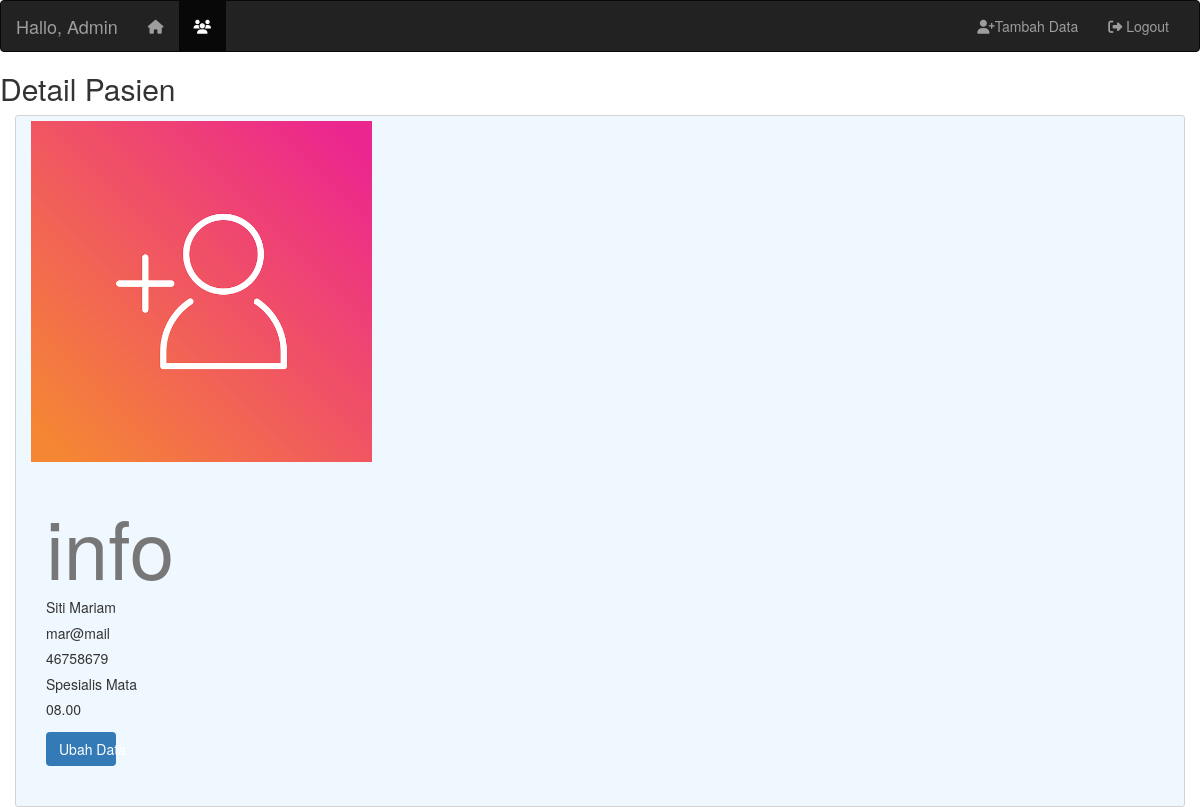
Screenshot of /detailpsn.php?id=61 with the database file from the repository.
### tables this page shows
CREATE TABLE `table_janji` (
  `id` int NOT NULL,
  `nama` varchar(255) NOT NULL,
  `email` varchar(255) NOT NULL,
  `NIK` char(50) NOT NULL,
  `spesialis` varchar(255) NOT NULL,
  `waktu` varchar(255) NOT NULL
);

### functions.php (called while the page is built, shortened)
<?php
$conn = mysqli_connect('localhost', 'root',  '', 'tanyadoc');
function query($query)
{
  global $conn;
  $result = mysqli_query($conn, $query) or die(mysqli_error($conn));
  $rows = [];
  while ($row = mysqli_fetch_assoc($result)) {
    $rows[] = $row;
  }
  return $rows;
}

### detailpsn.php (the view, shortened to what this page needs)
<?php
require 'functions.php';
$id = $_GET['id'];
$psn = query("SELECT * FROM table_janji WHERE id = $id")[0];
?>
<!DOCTYPE html>
<html>
<head>
  <link rel="stylesheet" href="ubah.css">
  <link rel="stylesheet" href="https://maxcdn.bootstrapcdn.com/bootstrap/3.4.1/css/bootstrap.min.css">
  <link rel="stylesheet" href="https://cdnjs.cloudflare.com/ajax/libs/font-awesome/6.4.0/css/all.min.css">
</head>
<body>
  <nav class="navbar navbar-inverse">
    <div class="container-fluid">
      <div class="navbar-header">
        <a class="navbar-brand" href="#">Hallo, Admin</a>
      </div>
      <div class="collapse navbar-collapse" id="myNavbar">
        <ul class="nav navbar-nav">
          <li><a href="index.php"><i class="fa-solid fa-house"></i></a></li>
          <li class="active"><a href="backend.php"><i class="fa-solid fa-users"></i></a></li>
        </ul>
        <ul class="nav navbar-nav navbar-right">
          <li><a href="janji.php"><i class="fa-solid fa-user-plus"></i></span>Tambah Data</a></li>
          <li><a href="login.php"><i class="fa-sharp fa-solid fa-right-from-bracket"></i></span> Logout</a></li>
        </ul>
      </div>
    </div>
  </nav>
  <h2>Detail Pasien</h2>
  <div class="container">
    <img src="img/human.webp" alt="image" class="image"><br>
    <div class="col-md-4">
      <div class="d-flex justify-content-center align-items-end flex-column h-100 text-left">
        <h2 class="text-muted">info</h2>
        <h5><?= $psn["nama"]; ?></h5>
        <h5><?= $psn["email"]; ?></h5>
        <h5><?= $psn["NIK"]; ?></h5>
        <h5><?= $psn["spesialis"]; ?></h5>
        <h5><?= $psn["waktu"]; ?></h5>
        <a href="ubah.php?id=<?= $psn["id"]; ?>" type="submit" name="submit" class="btn bg-primary">Ubah Data</a>
      </div>
    </div>
  </div>
</body>
</html>

### ubah.css (style rules this page uses)
body { font-family: Arial; font-size: 17px; padding: 8px; }
* { box-sizing: border-box; }
.container { background-color: aliceblue; padding: 5px 20px 15px 20px; border: 1px solid lightgrey; border-radius: 3px; }
.btn { background-color: blue; color: white; padding: 12px; margin: 10px 0; border: none; width: 20%; border-radius: 3px; cursor: pointer; font-size: 17px; }
a { color: #2196F3; }
.container { position: relative; width: 30%; }
.image { display: block; width: 30%; height: auto; }
.text-muted { font-size: 80px; }
.container-fluid { padding-right: 1px; padding-left: 1px; margin-right: auto; margin-left: auto; }
.btn { transform: translateY(-5px); }

### detailpsn.php (style rules this page uses)
body { margin: 0; padding: 0; }

### rows the page displays
table_janji: nama "Siti Mariam", email "mar@mail", NIK "46758679", spesialis "Spesialis Mata", waktu "08.00"
